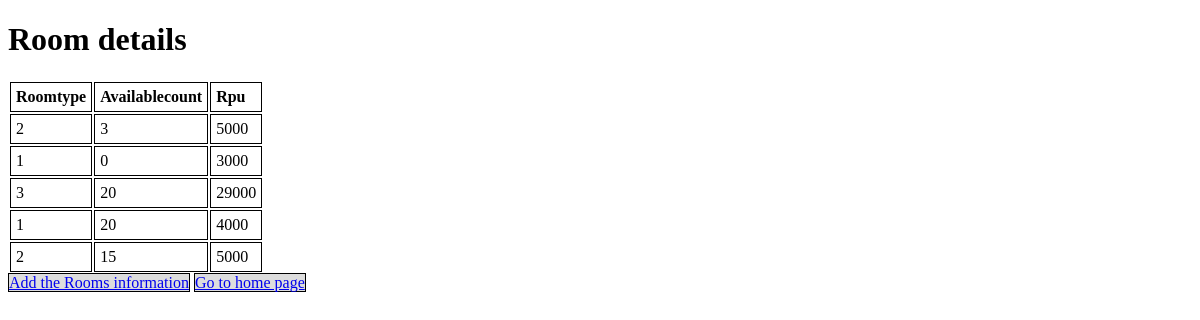
The app's page /Roombook/disproomdet/ with its own data.
### Roombook/models.py (models this page shows, shortened)
class Rooms(models.Model):
    Roomtype=models.CharField(max_length=200,choices=ch)
    Availablecount=models.IntegerField()
    Rpu=models.IntegerField()

### Roombook/views.py (the view)
# urls.py: path('disproomdet/',views.disproomdet,name='disproomdet'),
def disproomdet(request):
    context=Rooms.objects.all()
    return render(request,'disproomdet.html',{'context':context})

### Roombook/templates/disproomdet.html (shortened to what this page needs)
<!DOCTYPE html>
<html lang="en">
    <head>
    </head>
    <body>
        <h1>Room details</h1>
        <table>
            <tr>
                <th>Roomtype</th>
                <th>Availablecount</th>
                <th>Rpu</th>
            </tr>
            {% for data in context %}
            <tr>
                <td>{{data.Roomtype}}</td>
                <td>{{data.Availablecount}}</td>
                <td>{{data.Rpu}}</td>
            </tr>
            {% endfor %}
        </table>
        <a href="http://127.0.0.1:8000/Roombook/addRooms">Add the Rooms information</a>
        <a href="http://127.0.0.1:8000/Roombook">Go to home page</a>
    </body>
</html>

### Roombook/templates/disproomdet.html (style rules this page uses)
th,td { border:1px solid black; text-align: left; padding:5px; }
a { border: 1px solid black; background-color: #dddddd; }

### records on screen
Rooms: Roomtype "2", Availablecount "3", Rpu "5000"
Rooms: Roomtype "1", Availablecount "0", Rpu "3000"
Rooms: Roomtype "3", Availablecount "20", Rpu "29000"
Rooms: Roomtype "1", Availablecount "20", Rpu "4000"
Rooms: Roomtype "2", Availablecount "15", Rpu "5000"
